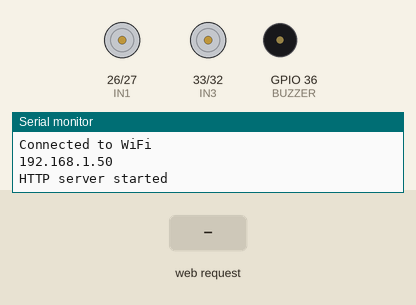
Recording of a sketch running on a simulated ESP32. Parts: motor-driver pin pairs drawn as motors (green arrow = first pin HIGH = forward, orange = second pin HIGH = backward, longer = more drive, scaled by the enable pin), buzzer (waves = sounding, pin HIGH), the last lines printed to the serial monitor. The test bench sets the inputs (shaded band). WiFi joins after 1.5 s; servers stay silent unless stated.

Above: at 3.2 s.
3.3 s: HTTP request GET /forward received
At 4.0 s:
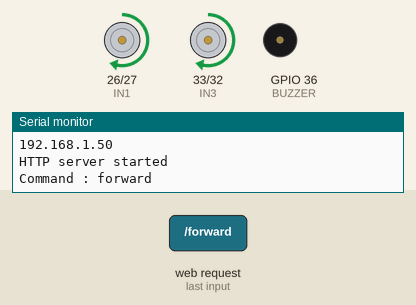
4.8 s: HTTP request GET /backward received
At 5.1 s:
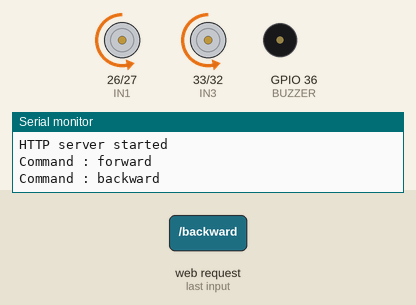
6.3 s: HTTP request GET /left received
At 7.5 s:
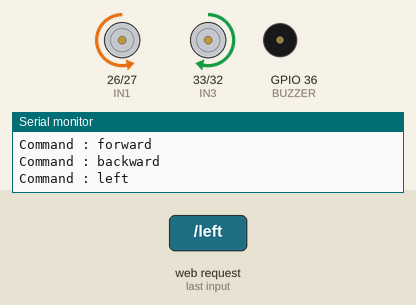
7.8 s: HTTP request GET /right received
At 8.6 s:
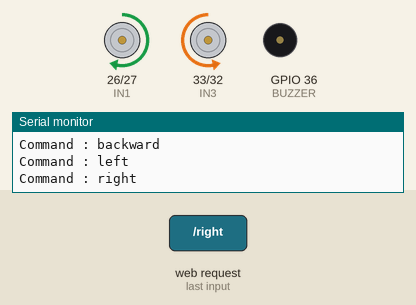
9.3 s: HTTP request GET /stop received
At 9.8 s:
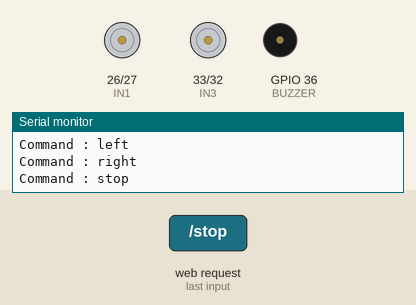
10.8 s: HTTP request GET /horn received
At 10.95 s:
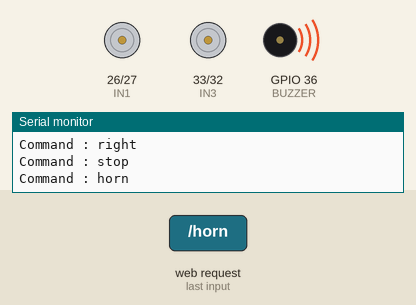
Timing chart, 0 to 13.6 s (numbered marks = the images above; inputs shaded):
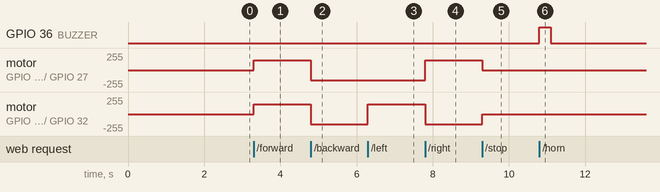

The sketch:

wifi_control_code.ino
```cpp
#include <WiFi.h>
#include <WebServer.h>

const char* ssid = "vivo T3 5G";   // Replace with your Android hotspot SSID
const char* password = "1234200A";  // Replace with your hotspot password

// Motor and Buzzer Pins
#define ENA 18
#define IN1 26
#define IN2 27
#define ENB 19
#define IN3 33
#define IN4 32
#define BUZZER 36

int speedValue = 150;  // Default motor speed (0-255)

WebServer server(80);

// Serve HTML Page
void handleRoot() {
  String html = R"rawliteral(
    <!DOCTYPE html>
<html lang="en">

<head>
    <meta charset="UTF-8">
    <meta name="viewport" content="width=device-width, initial-scale=1.0">
    <title>Control Panel</title>
    <style>
        :root {
            --primary-color: #ffffff;
            --primary-color-lighter: #f5f7fa;
            --primary-color-darker: #e3e6eb;
            --background-color: #f0f4f8;
            --accent-color: #6c63ff;
            --border-color: #e0e6ed;
            --main-text-color: #232946;
            --main-text-hover-color: #6c63ff;
            --accent-text-color: #595959;
            --white: #ffffff;
        }

        @media (prefers-color-scheme: dark) {
            :root {
                --primary-color: #181a20;
                --primary-color-lighter: #23262f;
                --primary-color-darker: #101217;
                --background-color: #13151a;
                --accent-color: #8b7cff;
                --border-color: #23262f;
                --main-text-color: #f3f6fa;
                --main-text-hover-color: #8b7cff;
                --accent-text-color: #b0b3c6;
            }
        }

        [data-theme="light"] {
            --primary-color: #ffffff;
            --primary-color-lighter: #f5f7fa;
            --primary-color-darker: #e3e6eb;
            --background-color: #f0f4f8;
            --accent-color: #6c63ff;
            --border-color: #e0e6ed;
            --main-text-color: #232946;
            --main-text-hover-color: #6c63ff;
            --accent-text-color: #595959;
        }

        [data-theme="dark"] {
            --primary-color: #181a20;
            --primary-color-lighter: #23262f;
            --primary-color-darker: #101217;
            --background-color: #13151a;
            --accent-color: #8b7cff;
            --border-color: #23262f;
            --main-text-color: #f3f6fa;
            --main-text-hover-color: #8b7cff;
            --accent-text-color: #b0b3c6;
        }

        body {
            background-color: var(--background-color);
            display: flex;
            flex-direction: column;
            justify-content: center;
            align-items: center;
            height: 90vh;
        }

        .container {
            display: grid;
            grid-template-columns: 1fr 1fr 1fr;
            grid-template-rows: 1fr 1fr 1fr 0.5fr;
            justify-items: center;
            width: 350px;
            gap: 25px;
            border: 2px solid var(--border-color);
            padding: 20px;
            box-sizing: border-box;
            border-radius: 1.5rem;
            background-color: var(--primary-color);
        }


        .icon {
            border: 2px solid var(--border-color);
            border-radius: 1.5rem;
            display: flex;
            justify-content: center;
            align-items: center;
            transition: background-color ease 0.3s, scale ease 0.3s;
        }

        .icon>svg {
            fill: currentColor;
            color: var(--main-text-color);
            height: 5rem;
        }

        .icon:active {
            background-color: var(--accent-color);
            scale: 1.1;
        }

        .forward {
            grid-column: 2/3;
            grid-row: 1/2;
        }

        .backward {
            grid-column: 2/3;
            grid-row: 3/4;
        }

        .left {
            grid-column: 1/2;
            grid-row: 2/3;
        }

        .right {
            grid-column: 3/4;
            grid-row: 2/3;
        }

        .stop {
            grid-column: 2/3;
            grid-row: 2/3;
        }

        .horn {
            grid-column: 3/4;
            grid-row: 3/4;
            background-color: var(--border-color);
        }

        .theme-toggle {
            border-radius: 50%;
            height: 4rem;
            width: 4rem;
            padding: 0.2rem;
            align-self: center;
        }

        .theme-toggle>svg {
            height: 3.5rem;
            width: 3.5rem;
        }

        .theme-toggle:active {
            background-color: var(--accent-color);
        }

        .speed {
            grid-column: 1/4;
            grid-row: 4/5;
            align-content: center;
            align-self: center;
            height: min-content;
        }

        .speed>input {
            scale: 2;
            accent-color: var(--accent-color);
            border-color: var(--border-color);
        }

        .title {
            font-family: 'Segoe UI', Tahoma, Geneva, Verdana, sans-serif;
            color: var(--main-text-color);
            font-size: 1.5rem;
            margin-top: 2rem;
            width: 350px;
            box-sizing: border-box;
            background-color: var(--primary-color);
            border: 2px solid var(--border-color);
            border-radius: 1.01rem;
            border-bottom-color: var(--accent-color);
            border-bottom-width: 4px;
            padding: 1rem 2rem;
            user-select: none;
            font-weight: 600;
        }
    </style>
</head>

<body>
    <div class="container">
        <div class="icon forward" onclick="sendCommand('forward')">
            <svg xmlns="http://www.w3.org/2000/svg" viewBox="0 0 24 24">
                <title>arrow-up</title>
                <path d="M13,20H11V8L5.5,13.5L4.08,12.08L12,4.16L19.92,12.08L18.5,13.5L13,8V20Z" />
            </svg>
        </div>
        <div class="icon backward" onclick="sendCommand('backward')">
            <svg xmlns="http://www.w3.org/2000/svg" viewBox="0 0 24 24">
                <title>arrow-down</title>
                <path d="M11,4H13V16L18.5,10.5L19.92,11.92L12,19.84L4.08,11.92L5.5,10.5L11,16V4Z" />
            </svg>
        </div>
        <div class="icon left" onclick="sendCommand('left')">
            <svg xmlns="http://www.w3.org/2000/svg" viewBox="0 0 24 24">
                <title>arrow-left</title>
                <path d="M20,11V13H8L13.5,18.5L12.08,19.92L4.16,12L12.08,4.08L13.5,5.5L8,11H20Z" />
            </svg>
        </div>
        <div class="icon right" onclick="sendCommand('right')">
            <svg xmlns="http://www.w3.org/2000/svg" viewBox="0 0 24 24">
                <title>arrow-right</title>
                <path d="M4,11V13H16L10.5,18.5L11.92,19.92L19.84,12L11.92,4.08L10.5,5.5L16,11H4Z" />
            </svg>
        </div>
        <div class="icon stop" onclick="sendCommand('stop')">
            <svg xmlns="http://www.w3.org/2000/svg" viewBox="0 0 24 24">
                <title>stop</title>
                <path d="M18,18H6V6H18V18Z" />
            </svg>
        </div>
        <div class="icon horn" onclick="sendCommand('horn')">
            <svg xmlns="http://www.w3.org/2000/svg" viewBox="0 0 24 24">
                <title>bugle</title>
                <path
                    d="M21,6C21,11 12,11 12,11C12,11 6,11 5,11C4,11 3,10 3,10H2V14H3C3,14 4,13 5,13C5.2,13 5.7,13 6.3,13C5.5,13.5 5,14.2 5,15C5,16.8 7.3,18 10.5,18C13.7,18 16,16.8 16,15C16,14.4 15.7,13.8 15.2,13.3C17.8,13.8 21,15 21,18H22V6H21M10.5,16.7C8.2,16.7 6.4,15.9 6.4,15C6.4,14.1 8.2,13.3 10.5,13.3C12.8,13.3 14.6,14.1 14.6,15C14.6,15.9 12.8,16.7 10.5,16.7Z" />
            </svg>
        </div>
        <div class="icon theme-toggle">
            <svg xmlns="http://www.w3.org/2000/svg" viewBox="0 0 24 24">
                <title>Theme Toggle</title>
                <path d="M7.5,2C5.71,3.15 4.5,5.18 4.5,7.5C4.5,9.82 5.71,11.85 7.53,13C4.46,13 2,10.54 2,7.5A5.5,5.5 0 0,1 7.5,2M19.07,3.5L20.5,4.93L4.93,20.5L3.5,19.07L19.07,3.5M12.89,5.93L11.41,5L9.97,6L10.39,4.3L9,3.24L10.75,3.12L11.33,1.47L12,3.1L13.73,3.13L12.38,4.26L12.89,5.93M9.59,9.54L8.43,8.81L7.31,9.59L7.65,8.27L6.56,7.44L7.92,7.35L8.37,6.06L8.88,7.33L10.24,7.36L9.19,8.23L9.59,9.54M19,13.5A5.5,5.5 0 0,1 13.5,19C12.28,19 11.15,18.6 10.24,17.93L17.93,10.24C18.6,11.15 19,12.28 19,13.5M14.6,20.08L17.37,18.93L17.13,22.28L14.6,20.08M18.93,17.38L20.08,14.61L22.28,17.15L18.93,17.38M20.08,12.42L18.94,9.64L22.28,9.88L20.08,12.42M9.63,18.93L12.4,20.08L9.87,22.27L9.63,18.93Z" />
            </svg>
        </div>
        <div class="speed">
            <input type="range" min="0" max="255" value="150" id="speed-slider" onchange="updateSpeed(this.value)">
        </div>
    </div>
    <div class="title">
        WiFi Car - Control Panel
    </div>

    <script>
        const toggleButton = document.querySelector('.theme-toggle');
        const htmlElement = document.documentElement;

        const prefersDarkScheme = window.matchMedia('(prefers-color-scheme: dark)').matches;
        const savedTheme = localStorage.getItem('theme');
        if (savedTheme) {
            htmlElement.setAttribute('data-theme', savedTheme);
        } else {
            htmlElement.setAttribute('data-theme', prefersDarkScheme ? 'dark' : 'light');
        }

        toggleButton.addEventListener('click', () => {
            console.log("Toggle Theme Button Clicked!");

            const currentTheme = htmlElement.getAttribute('data-theme');
            const newTheme = currentTheme === 'dark' ? 'light' : 'dark';

            htmlElement.setAttribute('data-theme', newTheme);
            localStorage.setItem('theme', newTheme);
        });

        let currentSpeed = 150;

        function updateSpeed(val) {
            fetch('/speed?val=' + val);
        }

        function sendCommand(cmd) {
            const sendString = "/" + cmd;
            console.log(sendString);
            fetch(sendString);
        }
    </script>
</body>
</html>
)rawliteral";

  server.send(200, "text/html", html);
}

// Handle speed update
void handleSpeed() {
  if (server.hasArg("val")) {
    speedValue = server.arg("val").toInt();
    Serial.print("Speed updated to: ");
    Serial.println(speedValue);
  }
  server.send(200, "text/plain", "OK");
}

// Motor control logic
void moveMotor(String command) {
  int spd = speedValue;

  Serial.print("Command : ");
  Serial.println(command);

  analogWrite(ENA, spd);
  analogWrite(ENB, spd);

  if (command == "forward") {
    digitalWrite(IN1, HIGH);
    digitalWrite(IN2, LOW);
    digitalWrite(IN3, HIGH);
    digitalWrite(IN4, LOW);
  } else if (command == "backward") {
    digitalWrite(IN1, LOW);
    digitalWrite(IN2, HIGH);
    digitalWrite(IN3, LOW);
    digitalWrite(IN4, HIGH);
  } else if (command == "left") {
    digitalWrite(IN1, LOW);
    digitalWrite(IN2, HIGH);
    digitalWrite(IN3, HIGH);
    digitalWrite(IN4, LOW);
  } else if (command == "right") {
    digitalWrite(IN1, HIGH);
    digitalWrite(IN2, LOW);
    digitalWrite(IN3, LOW);
    digitalWrite(IN4, HIGH);
  } else if (command == "stop") {
    digitalWrite(IN1, LOW);
    digitalWrite(IN2, LOW);
    digitalWrite(IN3, LOW);
    digitalWrite(IN4, LOW);
  } else if (command == "horn") {
    digitalWrite(BUZZER, HIGH);
    delay(300);
    digitalWrite(BUZZER, LOW);
  }

  server.send(200, "text/plain", "OK");
}

void setup() {
  Serial.begin(115200);

  pinMode(IN1, OUTPUT);
  pinMode(IN2, OUTPUT);
  pinMode(IN3, OUTPUT);
  pinMode(IN4, OUTPUT);

  pinMode(BUZZER, OUTPUT);

  pinMode(ENA, OUTPUT);
  pinMode(ENB, OUTPUT);

  // Connect to WiFi
  WiFi.begin(ssid, password);
  while (WiFi.status() != WL_CONNECTED) {
    delay(1000);
    Serial.print(".");
  }
  Serial.println("\nConnected to WiFi");
  Serial.println(WiFi.localIP());

  // Routes
  server.on("/", handleRoot);
  server.on("/speed", handleSpeed);
  server.on("/forward", []() {
    moveMotor("forward");
  });
  server.on("/backward", []() {
    moveMotor("backward");
  });
  server.on("/left", []() {
    moveMotor("left");
  });
  server.on("/right", []() {
    moveMotor("right");
  });
  server.on("/stop", []() {
    moveMotor("stop");
  });
  server.on("/horn", []() {
    moveMotor("horn");
  });

  server.begin();
  Serial.println("HTTP server started");
}

void loop() {
  server.handleClient();
}
```

Measured:
- after the input at 3.3 s, motor on GPIO 26 (IN1) / GPIO 27 (IN2), motor on GPIO 33 (IN3) / GPIO 32 (IN4): stopped → forward 150/255 at once
- after the input at 4.8 s, motor on GPIO 26 (IN1) / GPIO 27 (IN2), motor on GPIO 33 (IN3) / GPIO 32 (IN4): forward 150/255 → backward 150/255 at once
- after the input at 6.3 s, motor on GPIO 33 (IN3) / GPIO 32 (IN4): backward 150/255 → forward 150/255 at once
- after the input at 7.8 s, motor on GPIO 26 (IN1) / GPIO 27 (IN2): backward 150/255 → forward 150/255 at once; motor on GPIO 33 (IN3) / GPIO 32 (IN4): forward 150/255 → backward 150/255 at once
- after the input at 9.3 s, motor on GPIO 26 (IN1) / GPIO 27 (IN2): forward 150/255 → stopped at once; motor on GPIO 33 (IN3) / GPIO 32 (IN4): backward 150/255 → stopped at once
- after the input at 10.8 s, GPIO 36 (BUZZER): LOW → HIGH at once, → LOW 0.30 s later
